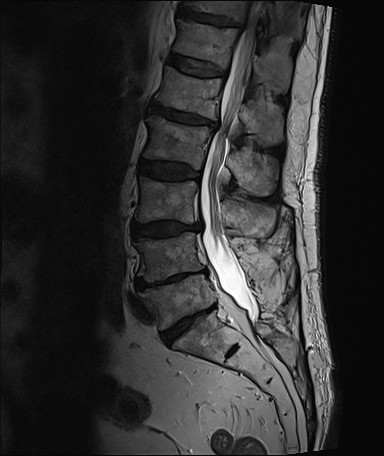
#> input picture Dataset/Moderate/1009445512_2883858173_14.jpg, 384 x 456 px, found by its file name; its folder holds only this picture in this run
$ python Random_forrest_with_class_weights.py
#> lines starting #> are read from the running program, lines starting #| are printed output that depends on the picture
import os
import numpy as np
import pandas as pd
from sklearn.ensemble import RandomForestClassifier
from sklearn.model_selection import train_test_split
from sklearn.metrics import (accuracy_score, classification_report, confusion_matrix,
                             log_loss, roc_curve, auc, precision_recall_curve, mean_squared_error)
from sklearn.decomposition import PCA
from sklearn.preprocessing import LabelBinarizer
from sklearn.utils.class_weight import compute_class_weight
from skimage.io import imread
from skimage.transform import resize
import matplotlib.pyplot as plt
import seaborn as sns
import pickle


def load_data(data_dir, categories):
    X = []
    y = []
    for category in categories:
        category_path = os.path.join(data_dir, category)
        for img_file in os.listdir(category_path):
            img = imread(os.path.join(category_path, img_file))
#> img is the input picture: shape (456, 384, 3); min 0, max 255, mean 47.6
            img_resized = resize(img, (128, 128))
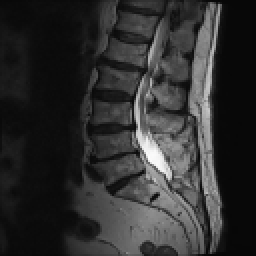
#> img_resized: shape (128, 128, 3) float64 (shown 2 times larger); min 0.0268, max 0.989, mean 0.187
            X.append(img_resized.flatten())
            y.append(categories.index(category))
    return np.array(X), np.array(y)


# [89 lines left out: functions calculate_class_weights, plot_roc_curves, plot_feature_importance, plot_confusion_matrix, calculate_rmse_per_class, plot_rmse, not called in this run]


def main():
    # Setup
    data_dir = 'C:/Users/ASUS/Desktop/Mrs Awoniran MRI classification/classification spinal canal stenosis'
    categories = ['Moderate', 'Normal', 'Severe']

    # Load data
    X, y = load_data(data_dir, categories)

    # Calculate class weights
    class_weights = calculate_class_weights(y)
    print("\nClass Weights:")
    for category, weight in zip(categories, class_weights.values()):
        print(f"{category}: {weight:.2f}")

    # PCA reduction
    pca = PCA(n_components=2)
    X_pca = pca.fit_transform(X)

    # Split data
    X_train_pca, X_test_pca, y_train, y_test = train_test_split(
        X_pca, y, test_size=0.2, random_state=42, stratify=y
    )

    # Train Weighted Random Forest
    rf_model = RandomForestClassifier(
        n_estimators=100,
        max_depth=None,
        min_samples_split=2,
        min_samples_leaf=1,
        class_weight=class_weights,
        random_state=42
    )
    rf_model.fit(X_train_pca, y_train)

    # Predictions
    y_pred = rf_model.predict(X_test_pca)
    y_pred_proba = rf_model.predict_proba(X_test_pca)

    # Prepare for metrics
    label_binarizer = LabelBinarizer()
    y_test_bin = label_binarizer.fit_transform(y_test)
    if len(categories) == 2:
        y_test_bin = np.hstack((1 - y_test_bin, y_test_bin))

    # Calculate metrics including RMSE
    cross_entropy_per_class = []
    for i in range(len(categories)):
        ce = log_loss(y_test_bin[:, i], y_pred_proba[:, i])
        cross_entropy_per_class.append(ce)

    cross_entropy = log_loss(y_test_bin, y_pred_proba)
    rmse_per_class = calculate_rmse_per_class(y_test_bin, y_pred_proba)
    overall_rmse = np.sqrt(mean_squared_error(y_test_bin, y_pred_proba))

    # Print results
    print("\nWeighted Random Forest Results:")
    print(f"Test accuracy: {accuracy_score(y_test, y_pred) * 100:.2f}%")
    print(f"\nOverall RMSE: {overall_rmse:.3f}")
    print("\nRMSE per class:")
    for category, rmse in zip(categories, rmse_per_class):
        print(f"{category}: {rmse:.3f}")

    print("\nClassification Report:")
    print(classification_report(y_test, y_pred, target_names=categories))

    # Generate visualizations
    conf_matrix = confusion_matrix(y_test, y_pred)
    plot_confusion_matrix(conf_matrix, categories)
    plot_roc_curves(y_test_bin, y_pred_proba, categories)
    plot_feature_importance(rf_model, pca)
    plot_rmse(rmse_per_class, categories)

    # Save the model

    with open('C:/Users/ASUS/Desktop/Mrs Awoniran MRI classification/classification spinal canal stenosis/random_forest_model.pkl', 'wb') as file:
        pickle.dump(rf_model, file)


if __name__ == "__main__":
#> (the run stopped early here; a loop or call above may not have finished)
